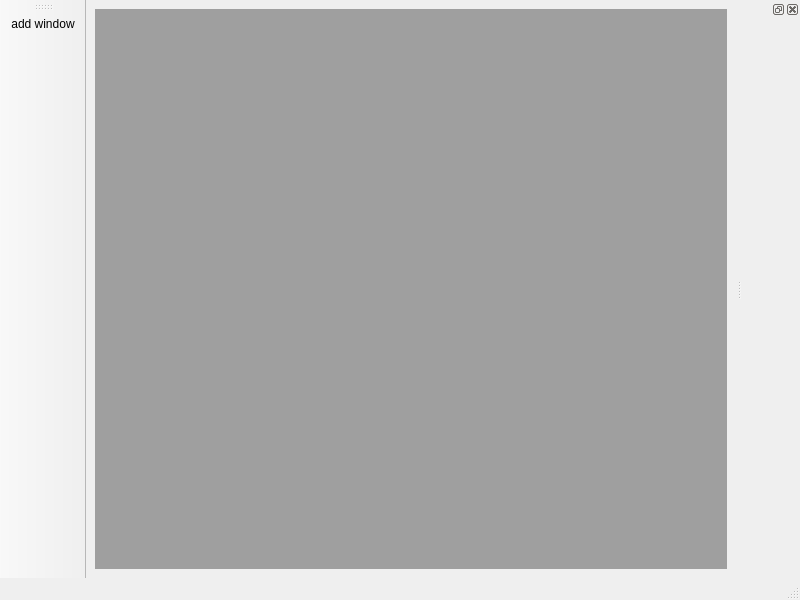
<?xml version="1.0" encoding="UTF-8"?>
<ui version="4.0">
 <class>MainWindow</class>
 <widget class="QMainWindow" name="MainWindow">
  <property name="geometry">
   <rect>
    <x>0</x>
    <y>0</y>
    <width>800</width>
    <height>600</height>
   </rect>
  </property>
  <property name="windowTitle">
   <string>MainWindow</string>
  </property>
  <property name="documentMode">
   <bool>false</bool>
  </property>
  <widget class="QWidget" name="centralwidget">
   <layout class="QVBoxLayout" name="verticalLayout">
    <item>
     <widget class="QMdiArea" name="mdiArea"/>
    </item>
   </layout>
  </widget>
  <widget class="QStatusBar" name="statusbar"/>
  <widget class="QToolBar" name="toolBar">
   <property name="windowTitle">
    <string>toolBar</string>
   </property>
   <property name="allowedAreas">
    <set>Qt::LeftToolBarArea|Qt::RightToolBarArea</set>
   </property>
   <property name="orientation">
    <enum>Qt::Vertical</enum>
   </property>
   <attribute name="toolBarArea">
    <enum>LeftToolBarArea</enum>
   </attribute>
   <attribute name="toolBarBreak">
    <bool>false</bool>
   </attribute>
   <addaction name="actionadd_window"/>
  </widget>
  <widget class="QDockWidget" name="dockWidget">
   <attribute name="dockWidgetArea">
    <number>2</number>
   </attribute>
   <widget class="QWidget" name="dockWidgetContents"/>
  </widget>
  <action name="actionadd_window">
   <property name="icon">
    <iconset resource="icon.qrc">
     <normaloff>:/mdiWindowApp/icon/add.svg</normaloff>:/mdiWindowApp/icon/add.svg</iconset>
   </property>
   <property name="text">
    <string>add window</string>
   </property>
  </action>
 </widget>
 <resources>
  <include location="icon.qrc"/>
 </resources>
 <connections/>
</ui>
